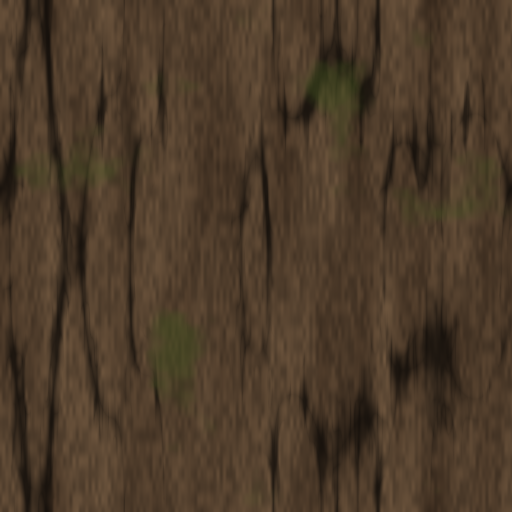
#> input picture YesilVadi2/onbellek/bark.png, 512 x 512 px; its folder holds only this picture in this run
$ python -i icons.py   (imports and definitions only)
#> lines starting #> are read from the running program, lines starting #| are printed output that depends on the picture
#> further down, picture is the input picture: PIL image 512x512 RGBA; mean R, G, B, A 76.1, 58.8, 41.5, 255
"""Arayüz ikonları: PIL ile kodla çizilir (hiçbir görsel dosya kullanılmaz)."""
import math
from PIL import Image, ImageDraw, ImageFilter
from ursina import Texture

S = 256      # çizim çözünürlüğü (sonra 96 piksele küçültülerek yumuşatılır)
OUT = 96


def _new():
    img = Image.new('RGBA', (S, S), (0, 0, 0, 0))
    return img, ImageDraw.Draw(img)


def _finish(img, shadow=True):
#> called with shadow = True
    if shadow:
        a = img.split()[3].filter(ImageFilter.GaussianBlur(6))
#> a: PIL image 512x512 L; every value is 255
        sh = Image.new('RGBA', img.size, (0, 0, 0, 0))
#> sh: PIL image 512x512 RGBA; every value is 0
        sh.putalpha(a.point(lambda v: int(v * 0.45)))
        base = Image.new('RGBA', img.size, (0, 0, 0, 0))
        base.alpha_composite(sh, (6, 8))
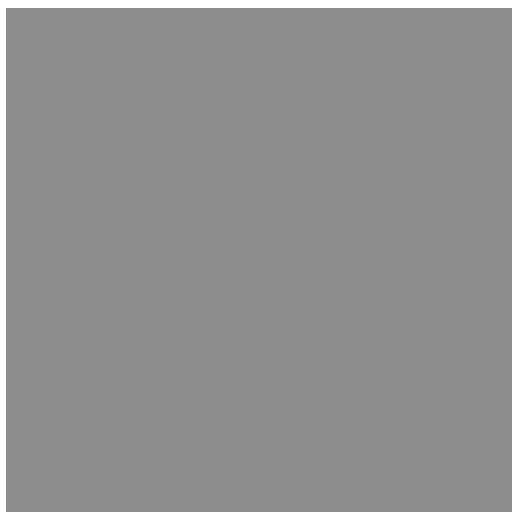
#> base: PIL image 512x512 RGBA; mean R, G, B, A 0, 0, 0, 110.9; transparent parts drawn white
        base.alpha_composite(img)
        img = base
    return img.resize((OUT, OUT), Image.LANCZOS)


def _shade(c, k):
    return tuple(max(0, min(255, int(v * k))) for v in c[:3]) + ((c[3],) if len(c) == 4 else (255,))


# [223 lines left out: functions hoe, can, sickle, seed_bag, coin, wheat and 14 more, not called in this run]


_cache = {}


# [177 lines left out: functions get, axe, pickaxe, hammer, log, stone and 13 more, not called in this run]

>>> from PIL import Image
>>> picture = Image.open('onbellek/bark.png')
>>> result = _finish(picture)

$ run again, on YesilVadi2/onbellek/dirt.png
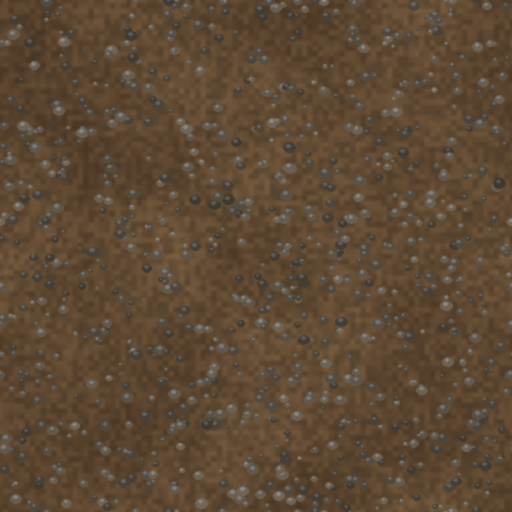
#> input picture YesilVadi2/onbellek/dirt.png, 512 x 512 px
#> picture is the input picture: PIL image 512x512 RGBA; mean R, G, B, A 94.1, 73.6, 52.9, 255
#> a: PIL image 512x512 L; every value is 255
#> in _finish, `return img.resize((OUT, OUT), Image.LANCZOS)`:
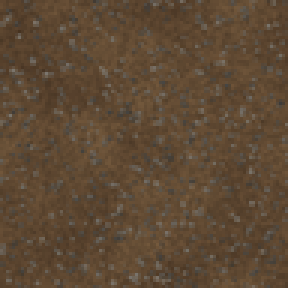
#> returned value: PIL image 96x96 RGBA (shown 3 times larger); mean R, G, B, A 94.1, 73.6, 52.9, 255
